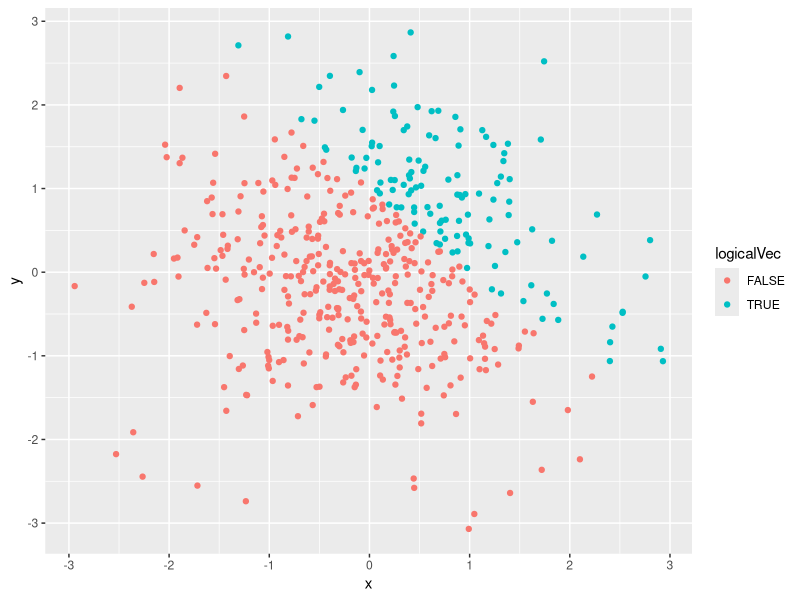
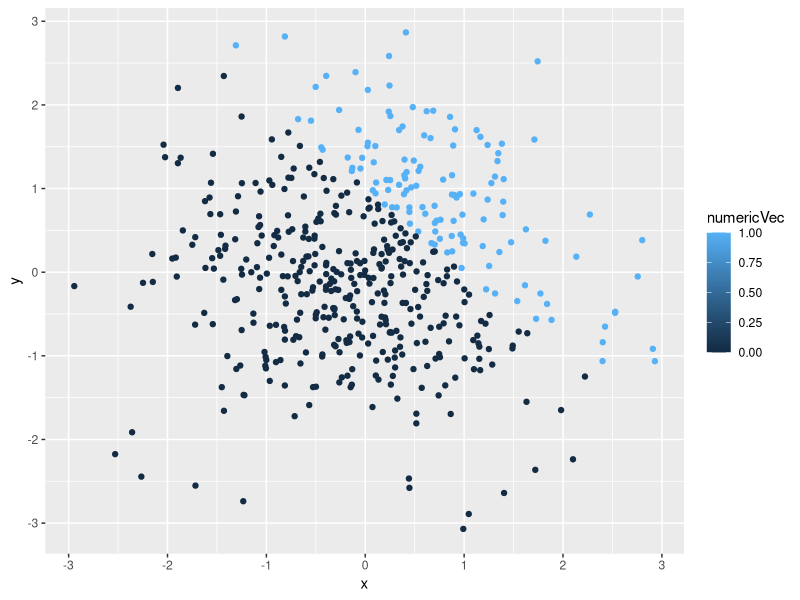
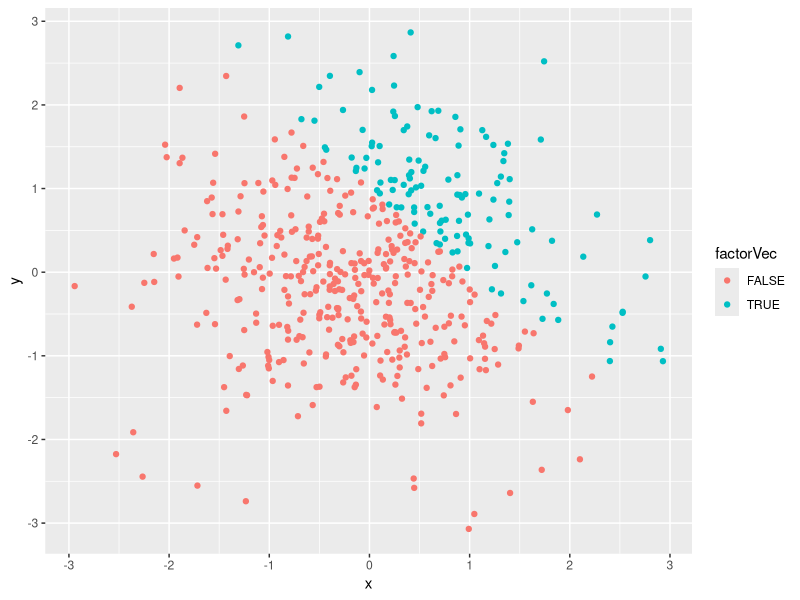
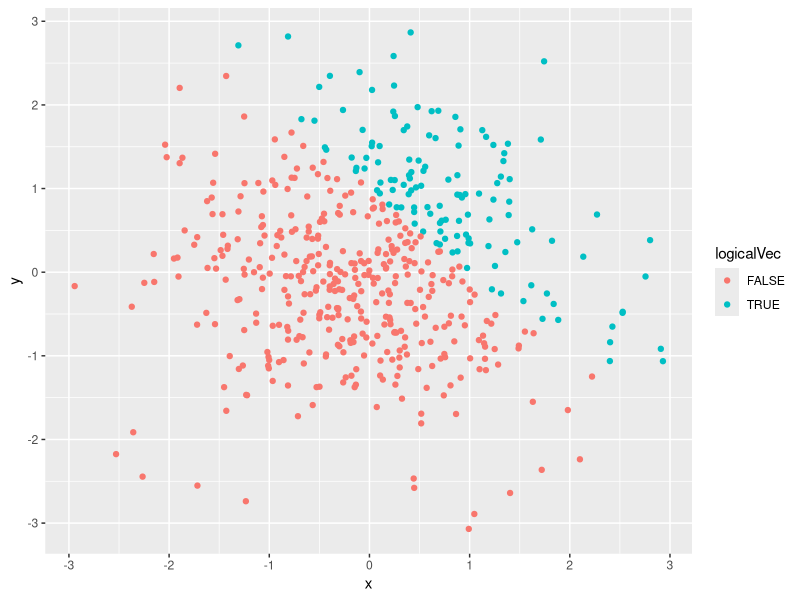

These figures' R source, in order:
## ---- chunk 1

library(tidyverse)
library(knitr)

## ---- chunk 2

p1_df = tibble(
  randomsample = rnorm(8),
  logical = randomsample > 0,
  character = "HelloWor",
  factor = factor( c(1,1,2,2,3,3,3,3) )
)

## ---- chunk 3

#for random sample itself
mean( pull(p1_df, randomsample) )
#for logical vector
mean( pull(p1_df, logical) )
#for character vector length 8
mean( pull(p1_df, character) )
#for factor vector length 8
mean( pull(p1_df, factor) )

## ---- chunk 4

#logical vector
mean( as.numeric( pull(p1_df, logical) ) )
#character vector
mean( as.numeric( pull(p1_df, character) ) )
#factor vector
mean( as.numeric( pull(p1_df, factor) ) )

## ---- chunk 5

#converting logical to numeric
p1_df_convert_numeric = pull(p1_df, randomsample) * as.numeric( pull(p1_df, logical) )
p1_df_convert_numeric

## ---- chunk 6

#converting logical to factor
p1_df_convert_factor = pull(p1_df, randomsample) * factor( pull(p1_df, logical) )
p1_df_convert_factor

## ---- chunk 7

#converting logical to factor, then convert it to numeric
p1_df_convert_numericandfactor = pull(p1_df, randomsample) * as.numeric( factor( pull(p1_df, logical) ) )
p1_df_convert_numericandfactor

## ---- chunk 8

p2_df = tibble(
  x = rnorm(500),
  y = rnorm(500),
  logicalVec = x + y > 1,
  numericVec = as.numeric(logicalVec),
  factorVec = as.factor(logicalVec)
)

## ---- chunk 9
#scatter plot with logical vector
ggplot(p2_df, aes(x = x, y = y, col = logicalVec) ) + geom_point()

## ---- chunk 10
#saving plots
ggsave("p2_df_scatterplot_logical.png")

## ---- chunk 11
#scatter plot with numeric vector
ggplot(p2_df, aes(x = x, y = y, col = numericVec) ) + geom_point()

## ---- chunk 12
#scatter plot with factor vector
ggplot(p2_df, aes(x = x, y = y, col = factorVec) ) + geom_point()

